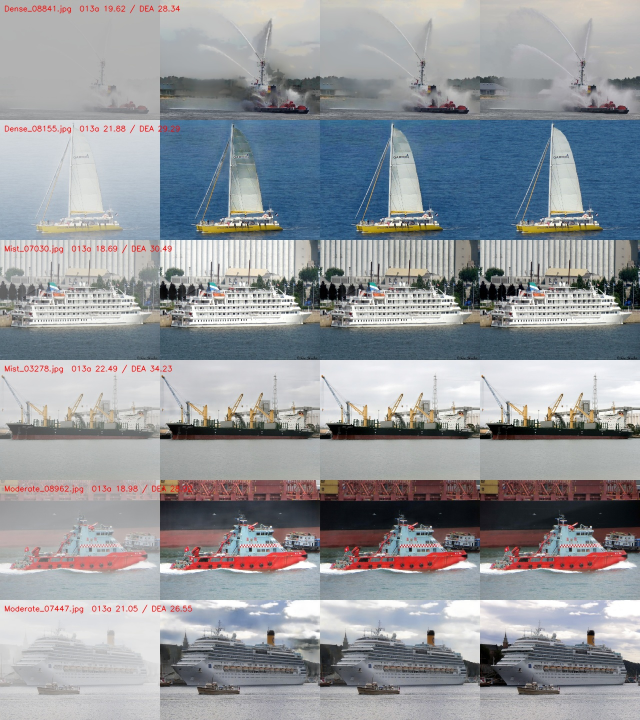
#> input picture research/013_owhregion/worst_gap_montage.jpg, 1280 x 1440 px (shown at 1/2 size)
$ python -i render_html_to_png.py   (imports and definitions only)
#> lines starting #> are read from the running program, lines starting #| are printed output that depends on the picture
#> further down, picture is the input picture: PIL image 1280x1440 RGB; mean R, G, B 148.4, 151.2, 155.7
#!/usr/bin/env python3
"""Render standalone HTML/SVG academic figures to crisp high-DPI PNG via headless Chrome.

Usage:
    /Users/xieyh/miniconda3/envs/d2l/bin/python \
        research/014_maritime_sfnet/paper_method_kit/scripts/render_html_to_png.py \
        input.html output.png --width 1420 --height 860 --scale 2.5 --pad 16
"""
import argparse
import subprocess
import tempfile
from pathlib import Path

from PIL import Image, ImageChops

CHROME_BIN = '/Applications/Google Chrome.app/Contents/MacOS/Google Chrome'


def crop_whitespace(img: Image.Image, pad: int = 16, bg_color=(255, 255, 255)) -> Image.Image:
#> called with pad = 16, bg_color = (255, 255, 255)
    rgb = img.convert('RGB')
    bg = Image.new('RGB', rgb.size, bg_color)
#> bg: PIL image 1280x1440 RGB; every value is 255
    diff = ImageChops.difference(rgb, bg)
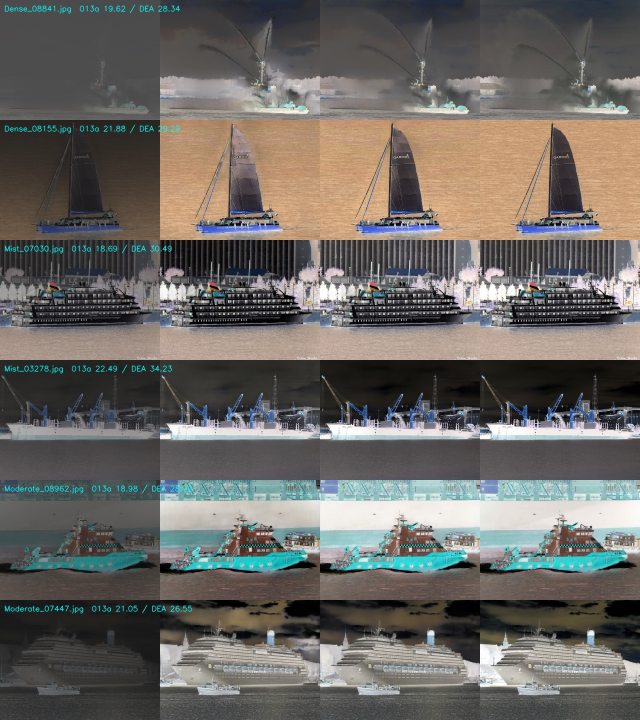
#> diff: PIL image 1280x1440 RGB (shown at 1/2 size); mean R, G, B 106.6, 103.8, 99.3
    # Ignore sub-pixel anti-aliasing noise (< 4)
    diff = diff.point(lambda p: 255 if p > 4 else 0)
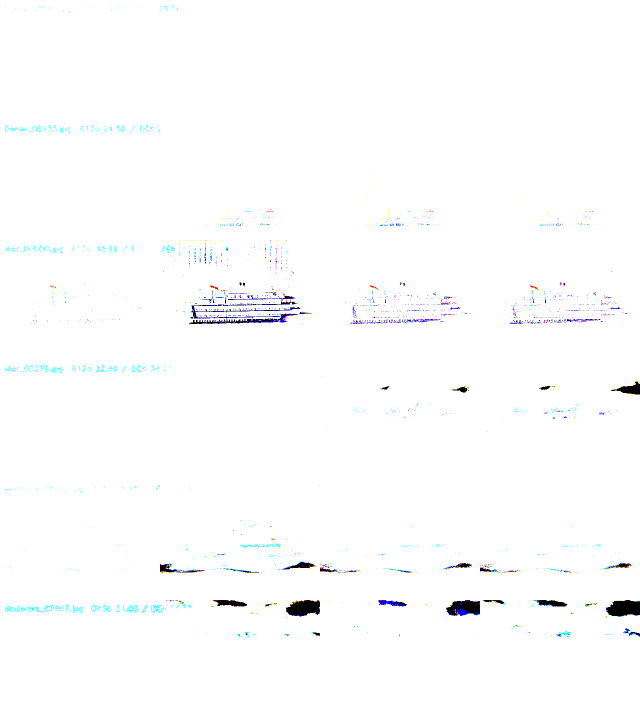
#> diff: PIL image 1280x1440 RGB (shown at 1/2 size); mean R, G, B 252.3, 252.8, 253.2
    bbox = diff.getbbox()
#> bbox = (0, 0, 1280, 1440)
    if bbox is None:
        return rgb
    x0 = max(0, bbox[0] - pad)
#> x0 = 0
    y0 = max(0, bbox[1] - pad)
#> y0 = 0
    x1 = min(rgb.width, bbox[2] + pad)
#> x1 = 1280
    y1 = min(rgb.height, bbox[3] + pad)
#> y1 = 1440
    return rgb.crop((x0, y0, x1, y1))


def render(html_path: Path, png_path: Path, width: int, height: int, scale: float, pad: int, dpi: int):
    html_abs = html_path.resolve()
    png_abs = png_path.resolve()
    png_abs.parent.mkdir(parents=True, exist_ok=True)

    with tempfile.TemporaryDirectory(prefix='chrome_render_') as tmp:
        raw_png = Path(tmp) / 'raw.png'
        user_data = Path(tmp) / 'profile'
        cmd = [
            CHROME_BIN,
            '--headless=new',
            '--disable-gpu',
            '--no-sandbox',
            '--hide-scrollbars',
            f'--user-data-dir={user_data}',
            f'--window-size={width},{height}',
            f'--force-device-scale-factor={scale}',
            f'--screenshot={raw_png}',
            f'file://{html_abs}',
        ]
        res = subprocess.run(cmd, capture_output=True, text=True, check=False)
        if not raw_png.is_file():
            raise RuntimeError(
                f'Chrome headless failed (code={res.returncode}):\nSTDOUT: {res.stdout}\nSTDERR: {res.stderr}'
            )
        img = Image.open(raw_png)
        cropped = crop_whitespace(img, pad=int(round(pad * scale)))
        cropped.save(png_abs, format='PNG', dpi=(dpi, dpi), optimize=True)
        print(f'Rendered {html_abs.name} -> {png_abs.name} ({cropped.width}x{cropped.height} px @ {dpi} DPI)')


def main():
    parser = argparse.ArgumentParser()
    parser.add_argument('html', type=Path)
    parser.add_argument('png', type=Path)
    parser.add_argument('--width', type=int, default=1460)
    parser.add_argument('--height', type=int, default=900)
    parser.add_argument('--scale', type=float, default=2.5)
    parser.add_argument('--pad', type=int, default=14)
    parser.add_argument('--dpi', type=int, default=300)
    args = parser.parse_args()
    render(args.html, args.png, args.width, args.height, args.scale, args.pad, args.dpi)


# [2 lines not run here, left out]

>>> from PIL import Image
>>> picture = Image.open('../../../013_owhregion/worst_gap_montage.jpg')
>>> result = crop_whitespace(picture)
